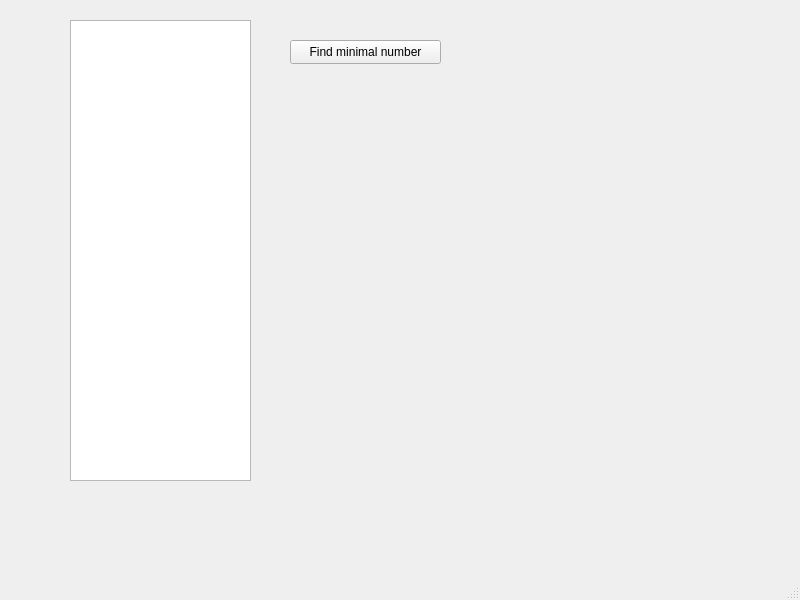
<?xml version="1.0" encoding="UTF-8"?>
<ui version="4.0">
 <class>MainWindow</class>
 <widget class="QMainWindow" name="MainWindow">
  <property name="geometry">
   <rect>
    <x>0</x>
    <y>0</y>
    <width>800</width>
    <height>600</height>
   </rect>
  </property>
  <property name="windowTitle">
   <string>MainWindow</string>
  </property>
  <widget class="QWidget" name="centralwidget">
   <widget class="QTableView" name="tableView">
    <property name="geometry">
     <rect>
      <x>70</x>
      <y>20</y>
      <width>181</width>
      <height>461</height>
     </rect>
    </property>
   </widget>
   <widget class="QPushButton" name="pushButton">
    <property name="geometry">
     <rect>
      <x>290</x>
      <y>40</y>
      <width>151</width>
      <height>24</height>
     </rect>
    </property>
    <property name="text">
     <string>Find minimal number</string>
    </property>
   </widget>
  </widget>
  <widget class="QMenuBar" name="menubar">
   <property name="geometry">
    <rect>
     <x>0</x>
     <y>0</y>
     <width>800</width>
     <height>21</height>
    </rect>
   </property>
  </widget>
  <widget class="QStatusBar" name="statusbar"/>
 </widget>
 <resources/>
 <connections/>
</ui>
